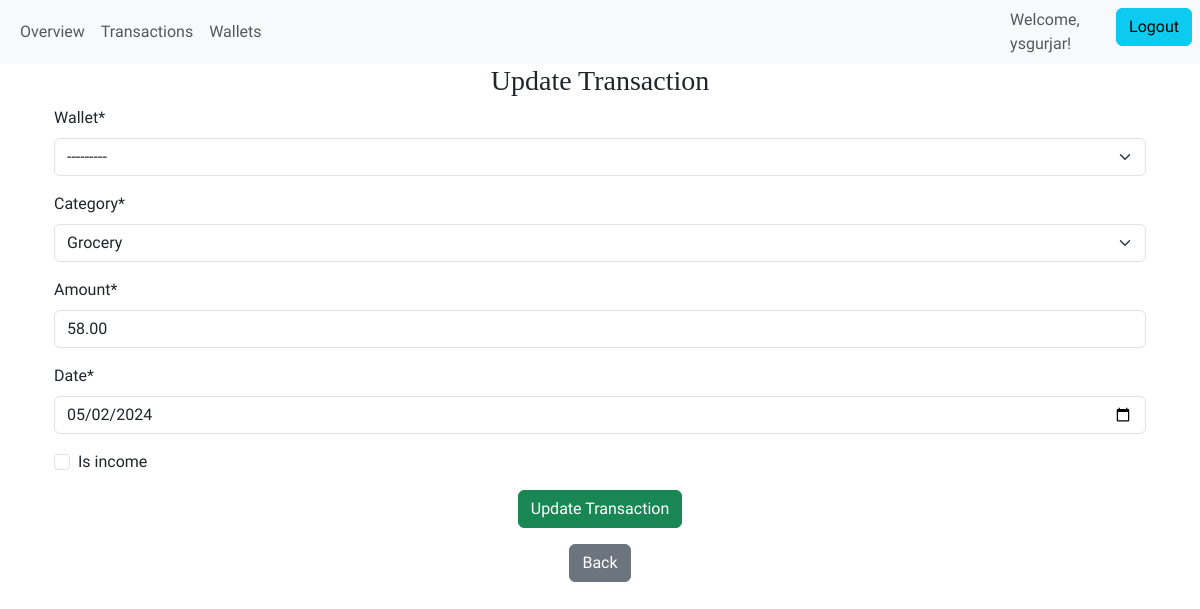
The page /personal/transactions/15/update (signed in) on the database its author committed.
### expense_tracker/models.py (models this page shows, shortened)
class Transaction(models.Model):
    wallet = models.ForeignKey(
        Wallet, on_delete=models.CASCADE
    )  # One-to-many link to Wallet
    category = models.ForeignKey(
        Category, on_delete=models.SET_NULL, null=True
    )  # Many-to-one link to Category
    amount = models.DecimalField(max_digits=10, decimal_places=2,
                                 validators=[MinValueValidator(Decimal('0.00'))])  # Transaction amount
    date = models.DateField()  # Transaction date
    is_income = models.BooleanField(default=False)
    user=models.ForeignKey(User, on_delete=models.CASCADE)

### expense_tracker/views.py (the view)
# urls.py: path('personal/transactions/<int:pk>/update',views.UpdateTransaction.as_view(),name="update_transaction"),
class UpdateTransaction(LoginRequiredMixin, UpdateView):
    model = Transaction
    form_class=UpdateTransactionForm
    template_name = 'expense_tracker/update_transaction.html'  # Template for update form
    success_url = reverse_lazy('list_transaction')  # URL to redirect after successful update
    def get_form_kwargs(self):
        kwargs = super(UpdateTransaction, self).get_form_kwargs()
        kwargs['user'] = self.request.user
        return kwargs

### expense_tracker/forms.py
class UpdateTransactionForm(forms.ModelForm):
    class Meta:
        model=Transaction
        exclude=['user']
        widgets = {
            'date': forms.DateInput( attrs={'type': 'date', 'max': formats.date_format(timezone.now(), 'Y-m-d')})
        }
    def __init__(self, *args, **kwargs):
        user = kwargs.pop('user', None)
        print("User:", user)
        super().__init__(*args, **kwargs)  # Initialize the form
        if user is not None:  # Check if user is provided
            self.fields['wallet'].queryset = Wallet.objects.filter(user=user)

### expense_tracker/models.py (called while the page is built)
    def __str__(self):
        return f"{self.name}"  # For readable display

    def __str__(self):
        return self.name  # For readable display

### expense_tracker/templates/expense_tracker/update_transaction.html (shortened to what this page needs)
{% extends "expense_tracker/personal_home.html" %}
{% load crispy_forms_tags %}
{% load static %}
{% block content%}
<div class="container text-center">
    <h3>Update Transaction</h3>
    <div class="container text-start ">
        <form method="post">
            {{ form | crispy }}
            <div class="text-center">
                <button type="submit" class="btn btn-success">Update Transaction</button>
            </div>
        </form>
        <div class="container text-center">
            <a href="{% url 'list_transaction' %}" class="btn btn-secondary  my-3">Back</a>
        </div>
    </div>
</div>
{% endblock %}

### expense_tracker/templates/expense_tracker/personal_home.html (shortened to what this page needs)
{% extends "base.html" %}
{% load static %}
{% block navbar%}
<div class="container-fluid">
    <div class="collapse navbar-collapse" id="navbarSupportedContent">
        <ul class="navbar-nav  mb-2 mb-lg-0 ">
            <li class="nav-item">
                <a class="nav-link {% block overview %}{% endblock %}" aria-current="page" href="{% url 'overview' %}">Overview</a>
            </li>
        </ul>
        <ul class="navbar-nav  mb-2 mb-lg-0 ">
            <li class="nav-item">
                <a class="nav-link {% block transactions %}{% endblock %}" aria-current="page" href="{% url 'list_transaction' %}">Transactions</a>
            </li>
        </ul>
        <ul class="navbar-nav  mb-2 mb-lg-0 ">
            <li class="nav-item">
                <a class="nav-link {% block wallets %}{% endblock %}" aria-current="page" href="{% url 'list_wallet' %}">Wallets</a>
            </li>
        </ul>
    </div>
</div>
<ul class="navbar-nav  mb-2 mb-lg-0 ">
    <li class="nav-item">
        <span class="navbar-text">
            Welcome, {{ user.username }}!
        </span>
      </li>
    <li class="nav-item">
        <form method="post" action="{% url 'logout' %}">
          <button type="submit" class="btn btn-info mx-2">Logout</button>
      </form>
      </li>
</ul>
{% endblock %}

### expense_tracker/static/expense_tracker/base.css (style rules this page uses)
:root { --font-source-sans: "Source Sans 3", sans-serif; --font-libre-baskerville: "Libre Baskerville", serif; }
body { font-family: var(--font-source-sans); }
*, *::before, *::after { box-sizing: border-box; }
h1, h2, h3 { font-family: var(--font-libre-baskerville); }
.navbar-nav .nav-link { position: relative; transition: all 0.3s ease-in-out; }

### rows shown on the page
Transaction: wallet "---------", category "Grocery", amount "58.00", date "05/02/2024"

### other values the page prints
{{ user.username }} "ysgurjar"
